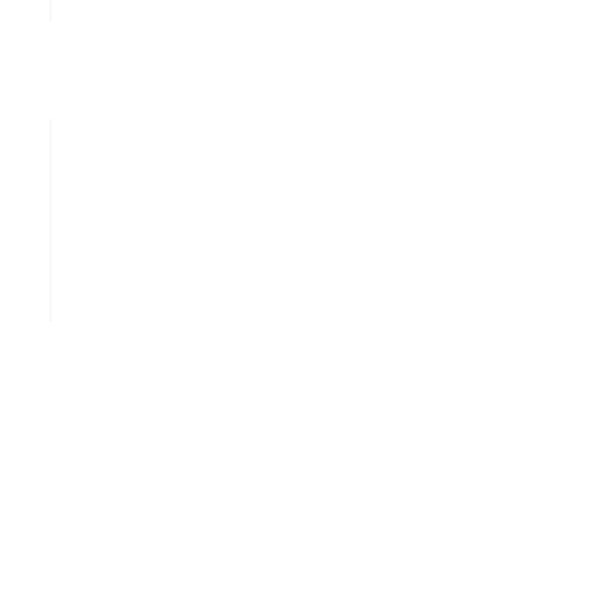
Frame 1 (no input)
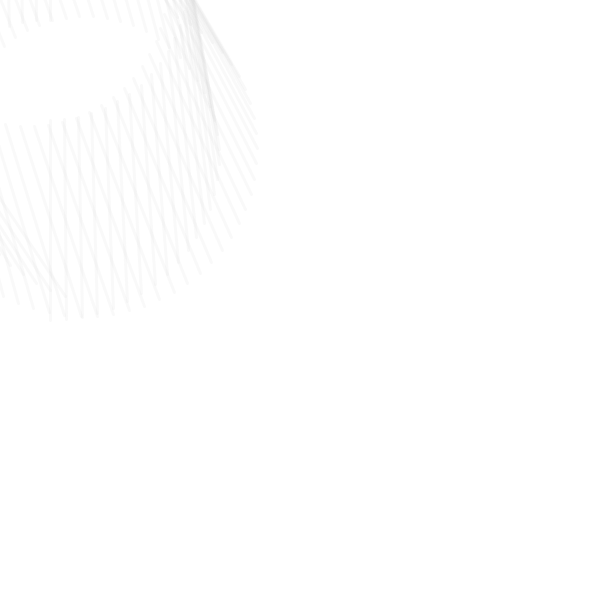
Frame 60 (the mouse pressed at the canvas centre just before this capture)
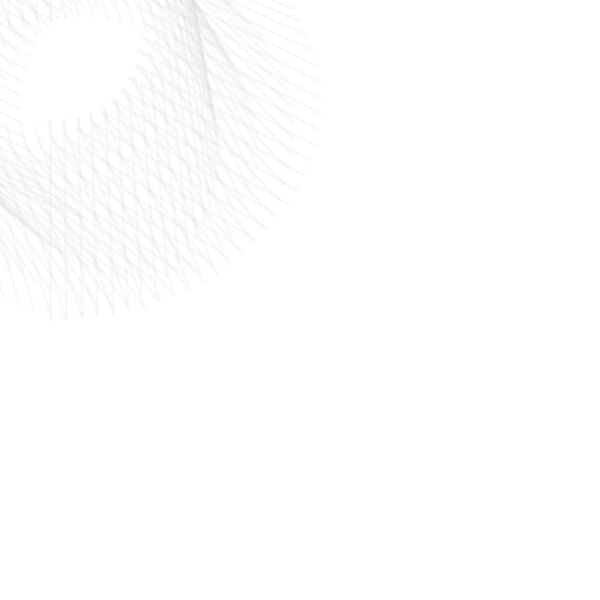
Frame 120 (the mouse held since frame 60 and released just before this capture)

The Processing sketch that drew these frames (run headless with seeded random() and noise(); from frame 60 on, the mouse is pressed at the canvas centre):

// Processing sketch: test_28_pde
// ── test_28_pde.pde
void setup() {
   size(600, 600);
   background(255);
   smooth();
   strokeWeight(3);
   stroke(200, 30);
   //noLoop();
}

float counter = 0;
float counter2 = 0;
float cx = width / 2;
float cy = height / 2;
float nx;
float ny;
float radius = 20;
float cRadius = 100;
float cRadius2 = 150;

void drawLine(float ncX, float ncY) {
   float x1 = ncX - sin(counter2) * cRadius;
   float y1 = ncY - cos(counter2) * cRadius;
   float x2 = ncX + sin(counter2) * cRadius;
   float y2 = ncY + cos(counter2) * cRadius;
   line(x1, y1, x2, y2);
}
void draw() {
    nx = sin(counter2) * radius + cx;
    ny = cos(counter2) * radius + cy;
    
    float x1 = nx - sin(counter) * cRadius2;
    float y1 = ny - cos(counter) * cRadius2;
    float x2 = nx + sin(counter) * cRadius2;
    float y2 = ny + cos(counter) * cRadius2;
    
    drawLine(x2, y2);
    drawLine(x1, y1);
    
    counter += 0.1;
    if(counter > 2 * PI) {
       counter = 0;
    }
    counter2 += 0.01;
    radius += counter / 20;
    if(counter2 > 2 * PI) {
      counter2 = 0;  
    }
}
